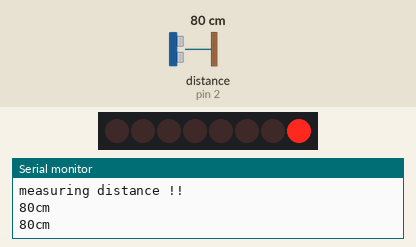
The sketch below on a simulated Arduino Uno, built with avr-gcc and run on an emulated ATmega328P. Shown: 8 shift-register outputs drawn as a row of LEDs (first output left, lit = HIGH), the last lines printed to the serial monitor. Wiring (inferred from the names in the program): shift register (74HC595): data pin 12; shift clock pin 9; latch pin 11. Wiring (inferred from the signals the program sends): row of LEDs: on Q0, Q1, Q2, Q3, Q4, Q5, Q6, Q7. Inputs (shaded band) come from the test bench; at power-on: distance to the obstacle (sensor on pin 2) 80 cm. The echo pulse lasts 58.3 µs per cm.

Above: at 4.4 s.
4.5 s: distance to the obstacle (sensor on pin 2) set to 39 cm
8.9 s: distance to the obstacle (sensor on pin 2) set to 32 cm
At 11.11 s:
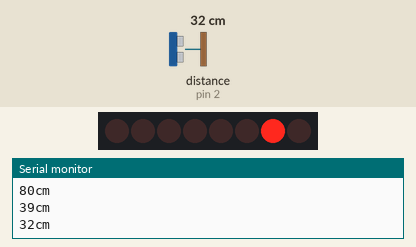
At 13.0 s:
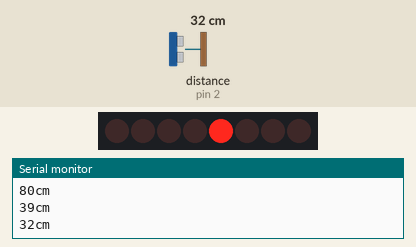
17.0 s: distance to the obstacle (sensor on pin 2) set to 28 cm
21.7 s: distance to the obstacle (sensor on pin 2) set to 22 cm
At 26.5 s:
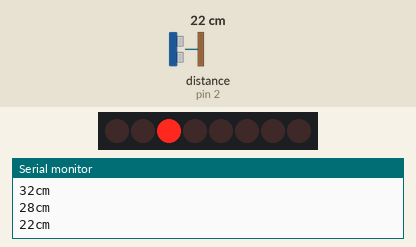
30.2 s: distance to the obstacle (sensor on pin 2) set to 12 cm
35.6 s: distance to the obstacle (sensor on pin 2) set to 9 cm
At 39.9 s:
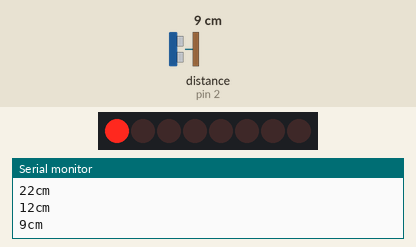
Timing chart, 0 to 45.1 s (numbered marks = the images above; inputs shaded):
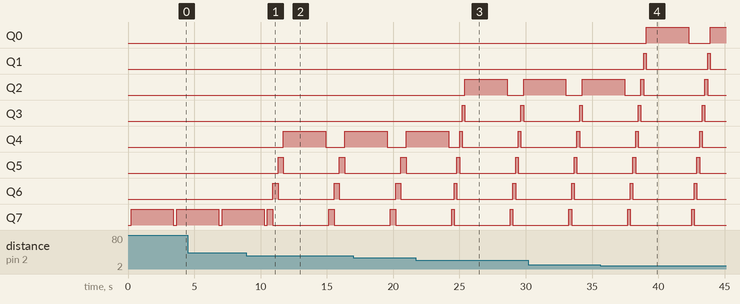

Measured:
- the behaviour switches between 36 and 35 cm on distance to the obstacle (sensor on pin 2) (found by bisection; images 0 and 1)
- the behaviour switches between 25 and 24 cm on distance to the obstacle (sensor on pin 2) (found by bisection; images 2 and 3)
- the behaviour switches between 11 and 10 cm on distance to the obstacle (sensor on pin 2) (found by bisection; images 3 and 4)

The sketch:

ultra_74hc595.ino
```cpp
//www.elegoo.com
//2016.12.9

#include "SR04.h"

#define trig_pin 2
#define echo_pin 3
#define delayT 3000

SR04 dis = SR04(echo_pin, trig_pin);
int tDelay = 200;
int latchPin = 11;      // (11) ST_CP [RCK] on 74HC595
int clockPin = 9;      // (9) SH_CP [SCK] on 74HC595
int dataPin = 12;     // (12) DS [S1] on 74HC595
long distance;
byte leds = 0;
void dd();
/*   The most common method of using 74CH595
     lctchPin->LOW : Begin transmitting signals.
     shiftOut(dataPin, clockPin, bitOrder, value)
     dataPin: the pin on which to output each bit. Allowed data types: int.
     clockPin: the pin to toggle once the dataPin has been set to the correct value. Allowed data types: int.
     bitOrder: which order to shift out the bits; either MSBFIRST or LSBFIRST. (Most Significant Bit First, or, Least Significant Bit First).
     value: the data to shift out. Allowed data types: byte.
     lctchPin->HIch : The end of the transmission signal.
*/
void updateShiftRegister()
{
  digitalWrite(latchPin, LOW);
  shiftOut(dataPin, clockPin, LSBFIRST, leds);
  digitalWrite(latchPin, HIGH);
}

void setup()
{
  Serial.begin(9600);
  Serial.println("measuring distance !!");
  pinMode(latchPin, OUTPUT);
  pinMode(dataPin, OUTPUT);
  pinMode(clockPin, OUTPUT);
}

void loop()
{
  //Turn off all led
  leds = 0;
  updateShiftRegister();
  delay(tDelay);
  distance = dis.Distance();

  Serial.print(distance);
  Serial.println("cm");

  for (int i = 0; i < 8; i++)  //Create a for loop:i 0 through 7 have gradually increased
  {
    //turn on the led with the i transform
    if (i <= 7 && (distance >= 25 && distance <=35)) {
      leds = 0;
      bitSet(leds, i);
      updateShiftRegister();
      delay(tDelay);
      if (i == 3)
      {
        dd();
        break;
      }
    } if (i <= 7 && (distance < 25 && distance > 10)) {
      leds = 0;
      bitSet(leds, i);
      updateShiftRegister();
      delay(tDelay);
      if (i == 5)
      {
        dd();
        break;
      }
    } else if (i <= 7 && (distance <= 10))
    {
      leds = 0;
      bitSet(leds, i);
      updateShiftRegister();
      delay(tDelay);
      if (i == 7)
      {
        dd();
        break;
      }
    } else
      {
        leds = 0;
        bitSet(leds, i);
        updateShiftRegister();
        delay(tDelay);
        if (i <=2 && (distance > 35))
    {
      dd();
      break;
    }
      }
  }
}
void dd()
 {
  delay(delayT);
  }
```
